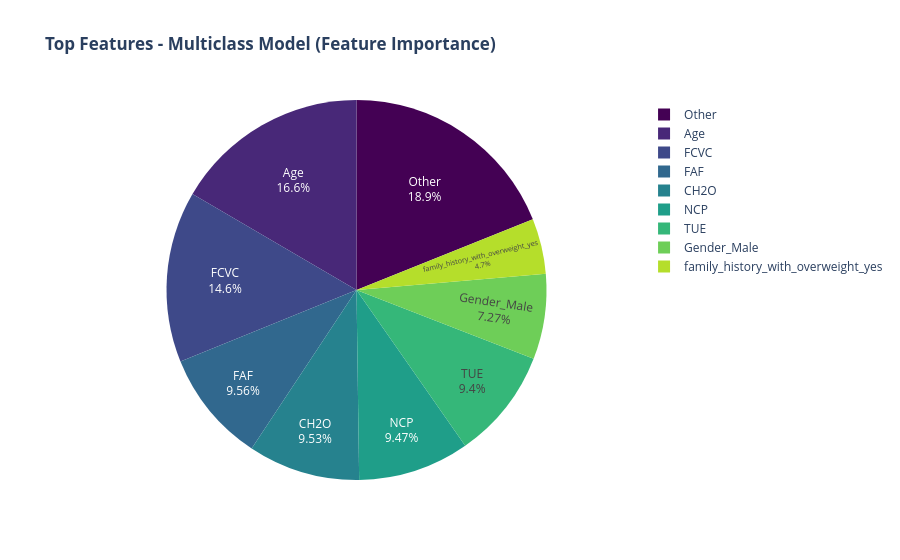

The notebook cell this image was saved under:
### Code cell
multi_importances = (pd.Series(rf_multi.feature_importances_, index=X_multiclass_encoded.columns) * 100).sort_values(ascending=False)


threshold = 4.0
main_features = multi_importances[multi_importances >= threshold]
other_sum = multi_importances[multi_importances < threshold].sum()

if other_sum > 0:
    pie_data = pd.concat([main_features, pd.Series({'Other': other_sum})])
else:
    pie_data = main_features

# convert Series to a DataFrame for Plotly Express
df_pie = pie_data.reset_index()
df_pie.columns = ['Feature', 'Importance']



fig = px.pie(
    df_pie, 
    values='Importance', 
    names='Feature',
    title='<b>Top Features - Multiclass Model (Feature Importance)</b>',
    color_discrete_sequence=px.colors.sequential.Viridis
      # Optional: Turns it into a modern Donut chart (remove if you want a full pie)
)


fig.update_traces(
    textposition='inside', 
    textinfo='percent+label',
    hovertemplate='<b>%{label}</b><br>Importance: %{value:.2f}%<extra></extra>'
)

fig.update_layout(
    template='plotly_white',
    height=600
)

fig.show()

# Print raw feature 
#print(multi_importances)

### Figure 1 — Plotly figure (JSON) as saved in the notebook; plotly's stock layout.template omitted (floating-point values rounded to 4 significant figures)
{"data": [{"domain": {"x": [0, 1], "y": [0, 1]}, "hovertemplate": "<b>%{label}</b><br>Importance: %{value:.2f}%<extra></extra>", "labels": ["Age", "FCVC", "FAF", "CH2O", "NCP", "TUE", "Gender_Male", "family_history_with_overweight_yes", "Other"], "legendgroup": "", "name": "", "showlegend": true, "textinfo": "percent+label", "textposition": "inside", "type": "pie", "values": [16.58, 14.56, 9.561, 9.526, 9.472, 9.405, 7.273, 4.695, 18.93]}], "layout": {"autosize": true, "legend": {"tracegroupgap": 0}, "piecolorway": ["#440154", "#482878", "#3e4989", "#31688e", "#26828e", "#1f9e89", "#35b779", "#6ece58", "#b5de2b", "#fde725"], "title": {"text": "<b>Top Features - Multiclass Model (Feature Importance)</b>"}}}
